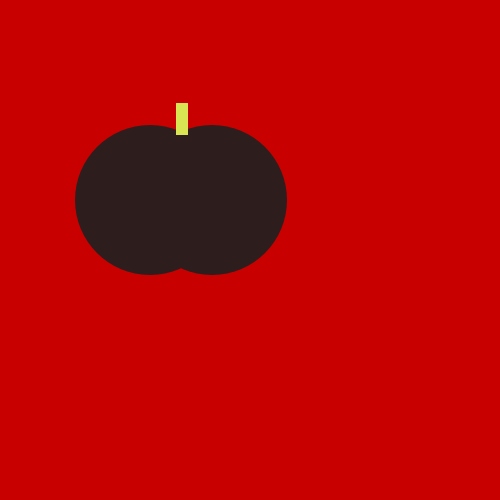
Frame 1 (no input)
Frame 60 (the mouse pressed at the canvas centre just before this capture): identical to frame 1, image omitted
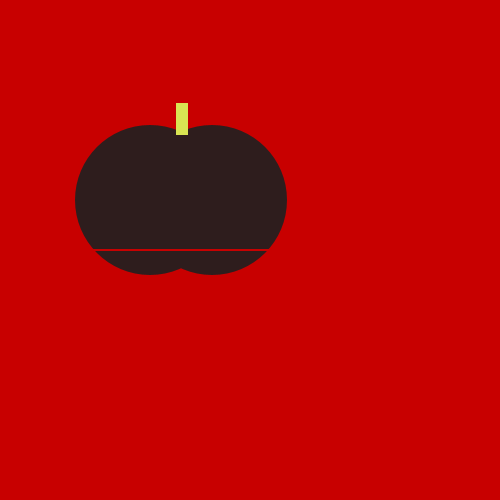
Frame 120 (the mouse held since frame 60 and released just before this capture)

The Processing sketch that drew these frames (run headless with seeded random() and noise(); from frame 60 on, the mouse is pressed at the canvas centre):

// Processing sketch: tasty_tomato
// ── tasty_tomato.pde
void setup() {
    size(500, 500);
 background(200,0, 0);
    noStroke();
    fill(46,29,29);
    ellipse(150, 200, 150, 150);
    ellipse(212, 200, 150, 150);
    fill(217, 229, 83);
    rect(176, 103, 12, 32);}
void draw() {
    

if(mousePressed){               //if the mouse is pressed 
            fill(200, 0, 0); 
ellipse(mouseX, mouseY, 500, 1);
}}
